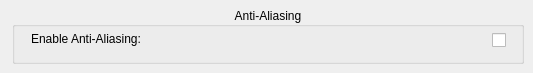
        <widget class="QWidget" name="LineTab">
         <attribute name="title">
          <string>Line</string>
         </attribute>
         <widget class="QGroupBox" name="AntiAliasingGB">
          <property name="geometry">
           <rect>
            <x>12</x>
            <y>7</y>
            <width>512</width>
            <height>57</height>
           </rect>
          </property>
          <property name="toolTip">
           <string/>
          </property>
          <property name="title">
           <string>Anti-Aliasing</string>
          </property>
          <property name="alignment">
           <set>Qt::AlignCenter</set>
          </property>
          <property name="checkable">
           <bool>false</bool>
          </property>
          <property name="checked">
           <bool>false</bool>
          </property>
          <widget class="QLabel" name="UseAALabel">
           <property name="geometry">
            <rect>
             <x>19</x>
             <y>21</y>
             <width>118</width>
             <height>21</height>
            </rect>
           </property>
           <property name="text">
            <string>Enable Anti-Aliasing:</string>
           </property>
          </widget>
          <widget class="QCheckBox" name="UseAACB">
           <property name="geometry">
            <rect>
             <x>480</x>
             <y>23</y>
             <width>17</width>
             <height>20</height>
            </rect>
           </property>
           <property name="toolTip">
            <string>Enables anti-aliasing</string>
           </property>
           <property name="text">
            <string/>
           </property>
          </widget>
         </widget>
        </widget>
